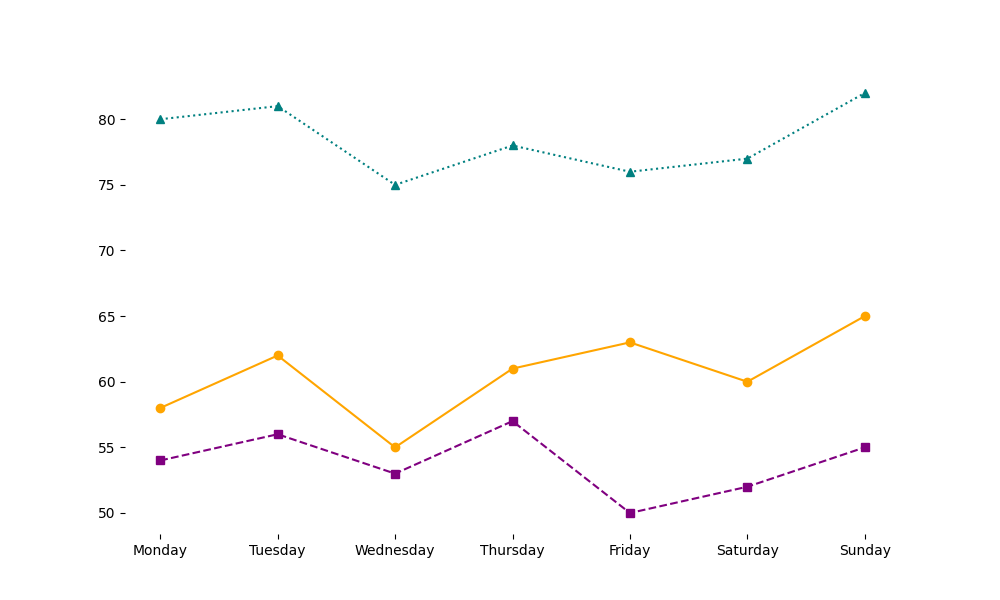

Source code (Python):
import matplotlib.pyplot as plt

# Days of the week with randomized placement maintaining structure
days = ["Monday", "Tuesday", "Wednesday", "Thursday", "Friday", "Saturday", "Sunday"]

# Temperature data for three cities with altered values while preserving dimensional integrity
new_york_temp = [58, 62, 55, 61, 63, 60, 65]
san_francisco_temp = [54, 56, 53, 57, 50, 52, 55]
miami_temp = [80, 81, 75, 78, 76, 77, 82]

fig, ax = plt.subplots(figsize=(10, 6))

# Plot the temperature data with updated colors
ax.plot(days, new_york_temp, marker='o', linestyle='-', color='orange')
ax.plot(days, san_francisco_temp, marker='s', linestyle='--', color='purple')
ax.plot(days, miami_temp, marker='^', linestyle=':', color='teal')

# Remove axes borders
ax.spines['top'].set_visible(False)
ax.spines['right'].set_visible(False)
ax.spines['left'].set_visible(False)
ax.spines['bottom'].set_visible(False)

# Display the plot
plt.show()
